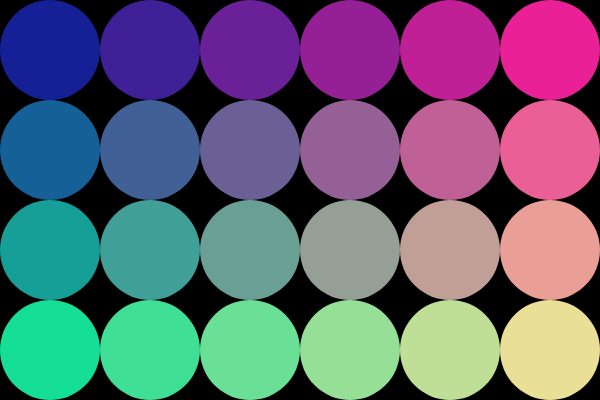
Frame 1 (no input)
Frame 2 (the mouse pressed at the canvas centre, redrawn once): identical to frame 1, image omitted

The p5.js sketch that drew this single still picture (run headless with seeded random() and noise() and a simulated clock; the mouse was pressed at the canvas centre and the sketch redrawn once):

// p5.js sketch
// ── sketch.js
function setup() {
    createCanvas(600, 400);
    noStroke();
}

function draw() {
    background(0);
    for (var y = 50; y < height+50; y += 100) {
        for (var x = 50; x < width+50; x += 100) {
            var colX = map(x, 0, 600, 0, 255);
            var colY = map(y, 0, 400, 0, 255);
            fill(colX, colY, 150);
            ellipse(x, y, 100, 100);
        }
    }
    noLoop();
}
